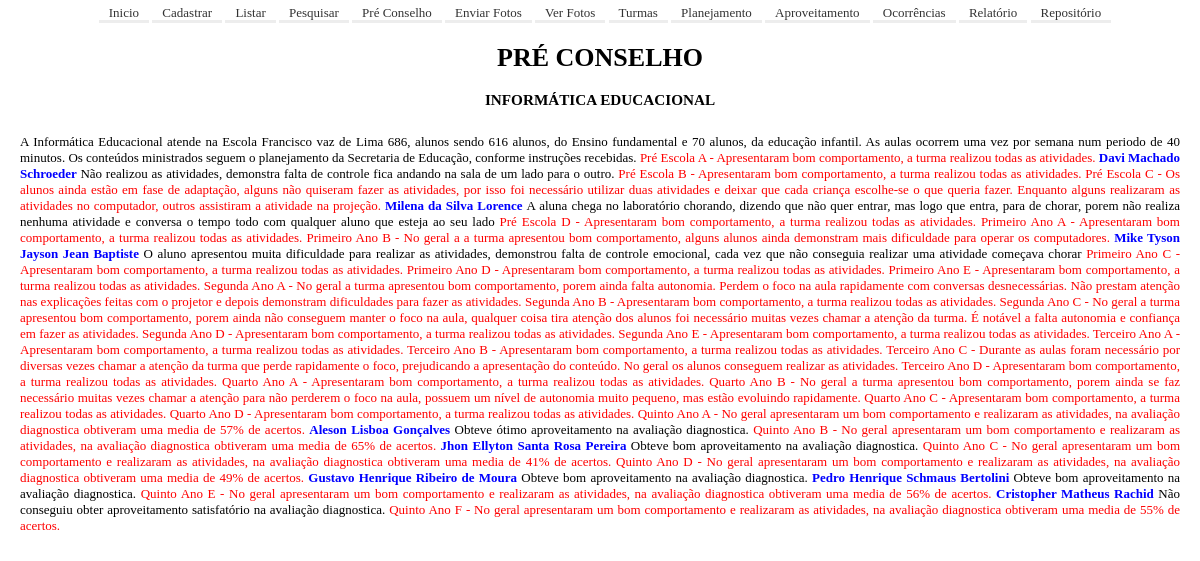
The page /SGE/preConselhoOriginal.php on the database its author committed.
### tables this page shows
CREATE TABLE `tb_turma` (
  `ID` int(2) NOT NULL,
  `ano` int(1) NOT NULL,
  `turma` varchar(1) NOT NULL,
  `status` varchar(1) NOT NULL,
  `obs` varchar(999) NOT NULL
);

CREATE TABLE `tb_aluno` (
  `cgm` int(10) NOT NULL,
  `ano` int(1) NOT NULL,
  `turma` varchar(1) NOT NULL,
  `turno` varchar(1) NOT NULL,
  `nr` int(2) NOT NULL,
  `nome` varchar(50) NOT NULL,
  `nascimento` date NOT NULL,
  `sexo` varchar(1) NOT NULL,
  `situacaoMatricula` varchar(1) NOT NULL,
  `dataMatricula` date NOT NULL,
  `telefone` varchar(14) NOT NULL,
  `observacao` varchar(500) DEFAULT NULL,
  `dificuldade` varchar(1) DEFAULT NULL
);

### SGE/preConselhoOriginal.php (the view, shortened to what this page needs)
<?php
include("conexao.php");
include("conf.php");
$sql = "select * from tb_aluno where situacaoMatricula = 'M' order by ano, turma, nome";
$result = mysqli_query($connection, $sql);
while($row = mysqli_fetch_array($result,MYSQLI_ASSOC)) {
    $ano = $row['ano'];
    $situacaoMatricula = $row['situacaoMatricula'];
    if ($situacaoMatricula == 'M'){
        $qtdeAlunos++;
    }
    if ($situacaoMatricula == 'M' && $ano == 0){
        $qtdeAlunosEducacaoInfantil++;
    }
    if ($situacaoMatricula == 'M' && $ano >= 1){
        $qtdeAlunosEnsinoFundamental++;
    }
}
$sqlTurma = "select * from tb_turma where status = 'A' order by ano, turma";
$resultTurma = mysqli_query($connection, $sqlTurma);
$CT=[
    '',
];
while($rowTurma = mysqli_fetch_array($resultTurma,MYSQLI_ASSOC)) {
    $turma = $rowTurma['turma'];
    $ano = $rowTurma['ano'];
    $obs = '<font color="red">'.$rowTurma['obs'].' '.$CT[$ano].' </font>';
    $texto = $texto.$obs;
    $sqlAluno = "select * from tb_aluno where ano = $ano and turma = '$turma' and situacaoMatricula = 'M' and observacao <> '' and dificuldade = 'S' order by nome";
    $resultAluno = mysqli_query($connection, $sqlAluno);
        while($rowAluno = mysqli_fetch_array($resultAluno,MYSQLI_ASSOC)) {
		$nome = '<font color="blue"><b>'.$rowAluno['nome'].' </b></font>';
        $observacao = '<font color="black">'.$rowAluno['observacao'].' </font>';
        $texto = $texto.$nome.' '.$observacao;
        }
}
echo'
<html>
<head><title>Pré Conselho Informática Educacional</title></head>
<body>
<h1 align="center">PRÉ CONSELHO</h1>
<h3 align="center">INFORMÁTICA EDUCACIONAL</h3>
<p align="justify">
A Informática Educacional atende na Escola Francisco vaz de Lima '.$qtdeAlunos.', alunos sendo '.$qtdeAlunosEnsinoFundamental.' alunos, do Ensino
fundamental e '.$qtdeAlunosEducacaoInfantil.' alunos, da educação infantil. As aulas ocorrem uma vez por semana num periodo de 40 minutos.
Os conteúdos ministrados seguem o planejamento da Secretaria de Educação, conforme instruções recebidas.
'.$texto.'
</p>
</body>
</html>
';
?>

### SGE/main.css (style rules this page uses)
html, body { min-height: 100%; height: 100%; }
body { font-family: monospace; font: 80% Tahoma; margin: 0; padding: 0; font-size: 13px; }
p { margin: 10px; padding: 10px; }

### rows shown on the page
tb_turma: obs "Pré Escola A - Apresentaram bom comportamento, a turma realizou todas as atividades."
tb_aluno: nome "Davi Machado Schroeder", observacao "Não realizou as atividades, demonstra falta de controle fica andando na sala de um lado para o outro."
tb_turma: obs "Pré Escola B - Apresentaram bom comportamento, a turma realizou todas as atividades."
tb_turma: obs "Pré Escola C - Os alunos ainda estão em fase de adaptação, alguns não quiseram fazer as atividades, por isso foi necessário utilizar duas atividades e deixar que cada criança escolhe-se o que queria fazer. Enquanto alguns realizaram as atividades no computador, outros assistiram a atividade na projeção."
tb_aluno: nome "Milena da Silva Lorence", observacao "A aluna chega no laboratório chorando, dizendo que não quer entrar, mas logo que entra, para de chorar, porem não realiza nenhuma atividade e conversa o tempo todo com qualquer aluno que esteja ao seu lado"
tb_turma: obs "Pré Escola D - Apresentaram bom comportamento, a turma realizou todas as atividades."
tb_turma: obs "Primeiro Ano A - Apresentaram bom comportamento, a turma realizou todas as atividades."
tb_turma: obs "Primeiro Ano B - No geral a a turma apresentou bom comportamento, alguns alunos ainda demonstram mais dificuldade para operar os computadores."
tb_aluno: nome "Mike Tyson Jayson Jean Baptiste", observacao "O aluno apresentou muita dificuldade para realizar as atividades, demonstrou falta de controle emocional, cada vez que não conseguia realizar uma atividade começava chorar"
tb_turma: obs "Primeiro Ano C - Apresentaram bom comportamento, a turma realizou todas as atividades."
tb_turma: obs "Primeiro Ano D - Apresentaram bom comportamento, a turma realizou todas as atividades."
tb_turma: obs "Primeiro Ano E - Apresentaram bom comportamento, a turma realizou todas as atividades."
tb_turma: obs "Segunda Ano A - No geral a turma apresentou bom comportamento, porem ainda falta autonomia. Perdem o foco na aula rapidamente com conversas desnecessárias. Não prestam atenção nas explicações feitas com o projetor e depois demonstram dificuldades para fazer as atividades."
tb_turma: obs "Segunda Ano B - Apresentaram bom comportamento, a turma realizou todas as atividades."
tb_turma: obs "Segunda Ano C - No geral a turma apresentou bom comportamento, porem ainda não conseguem manter o foco na aula, qualquer coisa tira atenção dos alunos foi necessário muitas vezes chamar a atenção da turma. É notável a falta autonomia e confiança em fazer as atividades."
tb_turma: obs "Segunda Ano D - Apresentaram bom comportamento, a turma realizou todas as atividades."
tb_turma: obs "Segunda Ano E - Apresentaram bom comportamento, a turma realizou todas as atividades."
tb_turma: obs "Terceiro Ano A - Apresentaram bom comportamento, a turma realizou todas as atividades."
tb_turma: obs "Terceiro Ano B - Apresentaram bom comportamento, a turma realizou todas as atividades."
tb_turma: obs "Terceiro Ano C - Durante as aulas foram necessário por diversas vezes chamar a atenção da turma que perde rapidamente o foco, prejudicando a apresentação do conteúdo. No geral os alunos conseguem realizar as atividades."
tb_turma: obs "Terceiro Ano D - Apresentaram bom comportamento, a turma realizou todas as atividades."
tb_turma: obs "Quarto Ano A - Apresentaram bom comportamento, a turma realizou todas as atividades."
tb_turma: obs "Quarto Ano B - No geral a turma apresentou bom comportamento, porem ainda se faz necessário muitas vezes chamar a atenção para não perderem o foco na aula, possuem um nível de autonomia muito pequeno, mas estão evoluindo rapidamente."
tb_turma: obs "Quarto Ano C - Apresentaram bom comportamento, a turma realizou todas as atividades."
tb_turma: obs "Quarto Ano D - Apresentaram bom comportamento, a turma realizou todas as atividades."
tb_turma: obs "Quinto Ano A - No geral apresentaram um bom comportamento e realizaram as atividades, na avaliação diagnostica obtiveram uma media de 57% de acertos."
tb_aluno: nome "Aleson Lisboa Gonçalves", observacao "Obteve ótimo aproveitamento na avaliação diagnostica."
tb_turma: obs "Quinto Ano B - No geral apresentaram um bom comportamento e realizaram as atividades, na avaliação diagnostica obtiveram uma media de 65% de acertos."
tb_aluno: nome "Jhon Ellyton Santa Rosa Pereira", observacao "Obteve bom aproveitamento na avaliação diagnostica."
tb_turma: obs "Quinto Ano C - No geral apresentaram um bom comportamento e realizaram as atividades, na avaliação diagnostica obtiveram uma media de 41% de acertos."
tb_turma: obs "Quinto Ano D - No geral apresentaram um bom comportamento e realizaram as atividades, na avaliação diagnostica obtiveram uma media de 49% de acertos."
tb_aluno: nome "Gustavo Henrique Ribeiro de Moura", observacao "Obteve bom aproveitamento na avaliação diagnostica."
tb_aluno: nome "Pedro Henrique Schmaus Bertolini", observacao "Obteve bom aproveitamento na avaliação diagnostica."
tb_turma: obs "Quinto Ano E - No geral apresentaram um bom comportamento e realizaram as atividades, na avaliação diagnostica obtiveram uma media de 56% de acertos."
tb_aluno: nome "Cristopher Matheus Rachid", observacao "Não conseguiu obter aproveitamento satisfatório na avaliação diagnostica."
tb_turma: obs "Quinto Ano F - No geral apresentaram um bom comportamento e realizaram as atividades, na avaliação diagnostica obtiveram uma media de 55% de acertos."

### other values the page prints
$qtdeAlunos "686"
$qtdeAlunosEnsinoFundamental "616"
$qtdeAlunosEducacaoInfantil "70"
